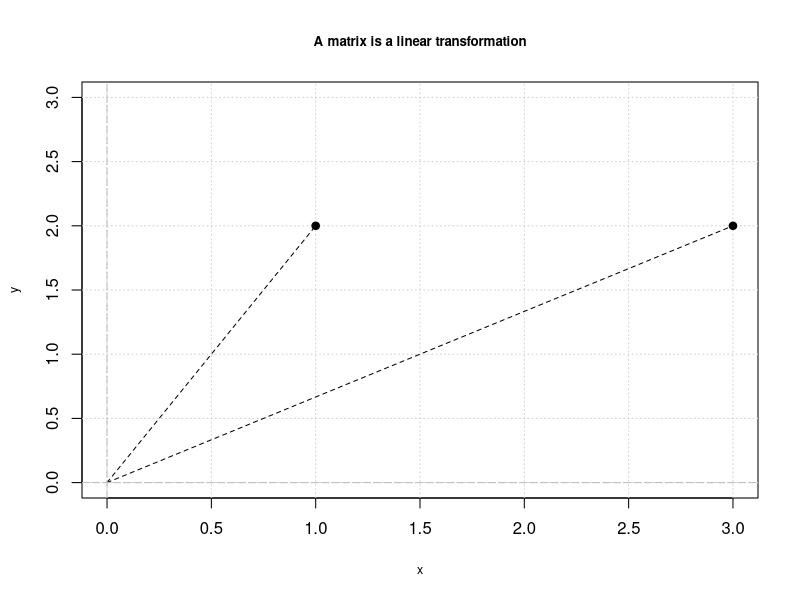
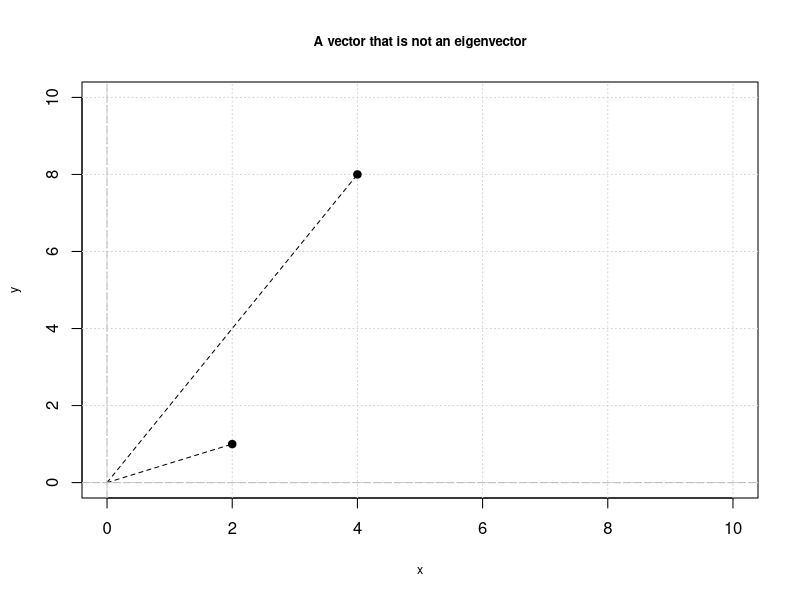
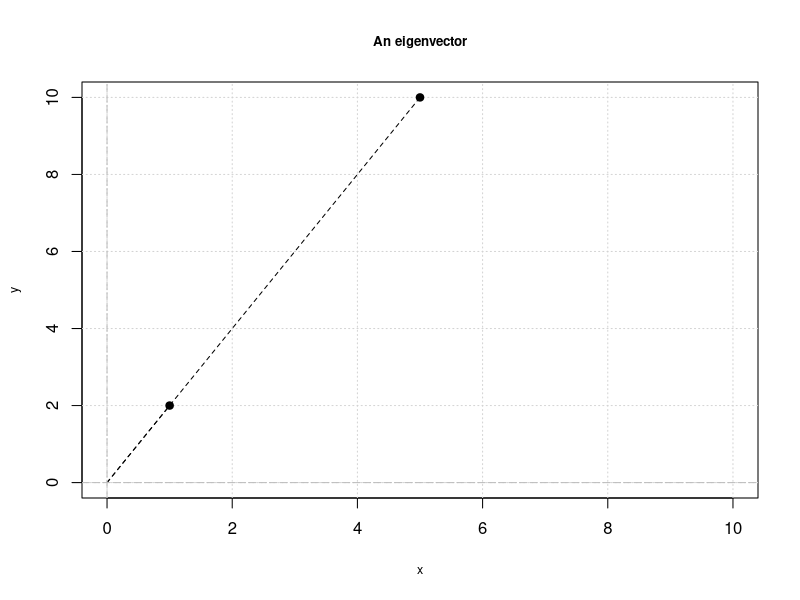

The R script that drew these images, in order:
#Sec. I.2.2.1 - Basic terminology
elem <- c(-1, 0.4, -0.5, 0, 3, 2)
A <- matrix(elem, nrow = 2) #create matrix object
A.trans <- t(A) #transpose the matrix

#Sec. I.2.2.2 - Laws of Matrix Algebra
A <- matrix(c(1, 3, 2, 4), nrow = 2) #define square matrix
B <- matrix(c(5, 7, 6, 8), nrow = 2) #define square matrix

C <- A + B #matrix addition
zero.mat <- matrix(c(0, 0, 0, 0), nrow = 2) #define zero matrix

C + zero.mat #should result in C matrix
A + (- A) # should result in zero.mat

A <- matrix(c(0, -1, 1, 2), nrow = 2)
2 * A #multiply the matrix by a scalar

A <- matrix(c(1,2,3), nrow = 3)
B <- matrix(c(-1, 1, 2), nrow = 3)
sum(A * B) #dot product of two non-zero vectors

A <- matrix(c(1, 2, 1), nrow = 3)
B <- matrix(c(-1, 1, -1), nrow = 3)
sum(A * B) #orthogonal vectors

A <- matrix(c(0, 1, 1, 2, -1, 0), nrow = 2)
B <- matrix(c(1, 0 , 2, 0, 0, -1, 2, 1, 0, 1, -1, 2), nrow = 3)
A %*% B #matrix product

A <- matrix(1:9, nrow = 3)
B <- matrix(10:18, nrow = 3)
A %*% B 
B %*% A #non-commutative

x <- 1:9
y <- 10:18
A <- diag(x) #define diagonal matrix
B <- diag (y) #define diagonal matrix
A %*% B
B %*% A #diagonal matrices are commutative 

A <- matrix(1:9, nrow = 3)
B <- diag(10:18, nrow = 3)
t(A %*% B)
t(B) %*% t(A)

#Sec. I.2.2.3 - Singular Matrices
I <- diag(rep(1,4))
A <- matrix(1:16, nrow = 4)
I %*% A
A %*% I

A <- matrix(c(1, -0.25, -0.25, 1), nrow = 2) #define the non-singular matrix
solve(A) #inverse the matrix
solve(A) %*% A #matrix product of inversed matrix and the original produces the identity matrix
A %*% solve(A)

#Sec. I.2.2.4 - Determinants
A <- matrix(c(1, 0, 1, 2, 2, 1, 0, 2, 1, -1, 0, 1, 0, 2, 1, 1), nrow = 4)
det(A) #this is the singular matrix therefore the inverse of matrix A does not exist

#Sec. I.2.2.5 - Matrix Inversion
A <- matrix(c(1, 2, 0, -2, 4, 2, 3, 0, -1), nrow = 3)
det(A) #the determinant of the matrix in not equal to 0, therefore the inverse matrix exists
solve(A) #find the inverse matrix 

#Sec. I.2.2.6 - Solution of Simulaneous Linear Equations
A <- matrix(c(1, 2, 0, -2, 4, 2, 3, 0, -1), nrow = 3)
b <- matrix(c(1, 3, 0), nrow = 3)
solve(A, b) #find the solution

#Sec. I.2.2.7 - Quadratic Forms
mat.vals <- c(1, 2, 0, -2, 4, 2, 3, 0, -1)
A <- matrix(mat.vals, nrow = 3)
x.a <- matrix(c(.5, .3, .2), nrow = 3)
x.b <- matrix(c(1, 0, -1), nrow = 3)
t(x.a) %*% A %*% x.a #calculate the quadratic form
t(x.b) %*% A %*% x.b

#Sec. I.2.2.8 - Definite Matrices
A <- matrix(c(1, 1, -2, 1, 5, -4, 2, -4, 6), nrow = 3)
B <- 0.5 * (A + t(A))
det(B) #principal minor of order 3
#calculate principal minors of order 2
det(B[-1,-1])
det(B[-2,-2])
det(B[-3,-3])
#hence the matrix is positive definite - all the principal minors are positive

#Sec. I.2.3.1 - Matrices as Linear Transformations
#Example 1
x <- c(1,2)
x <- rbind(x,c(3,2))
x
plot(0:3, 0:3, type = "n", main = "A matrix is a linear transformation", 
     xlab = "x", ylab = "y", cex.lab = 0.75, cex.main = 0.8)
grid()
points(x, pch = 19)
arrows(0, 0, 1, 2, length = 0, lty = 2, lwd = 1)
arrows(0, 0, 3, 2, length = 0, lty = 2, lwd = 1)
abline(h = 0, v = 0, col = "grey", lty = 5)
#Example 2
x <- c(2,1)
x <- rbind(x,c(4,8))
plot(0:10, 0:10, type = "n", main = "A vector that is not an eigenvector", 
     xlab = "x", ylab = "y", cex.lab = 0.75, cex.main = 0.8)
grid()
points(x, pch = 19)
arrows(0, 0, 2, 1, length = 0, lty = 2, lwd = 1)
arrows(0, 0, 4, 8, length = 0, lty = 2, lwd = 1)
abline(h = 0, v = 0, col = "grey", lty = 5)
#Example 3
x <- c(1,2)
x <- rbind(x,c(5,10))
plot(0:10, 0:10, type = "n", main = "An eigenvector", 
     xlab = "x", ylab = "y", cex.lab = 0.75, cex.main = 0.8)
grid()
points(x, pch = 19)
arrows(0, 0, 1, 2, length = 0, lty = 2, lwd = 1)
arrows(0, 0, 5, 10, length = 0, lty = 2, lwd = 1)
abline(h = 0, v = 0, col = "grey", lty = 5)

#Sec. I.2.3.5 - Properties of Eigenvalues and Eigenvectors
A <- matrix(c(1, 2, 2, 4), nrow = 2)
eigen(A)

#Sec. I.2.3.6 - Using R ...
corr.mat <- c(1, .5, .2, .5, 1, .3, .2, .3, 1)
A <- matrix(corr.mat, nrow = 3)
eigen(A)

#Sec. I.2.4.1 - Covariance and Correlation Matrices
#V - variance/covariance matrix
#D - volatilities diagonal matrix (measured by standard deviation)
#C - correlation matrix
#V = D * C * D
D <- diag(c(0.2, 0.1, 0.15))
C <- matrix(c(1, 0.8, 0.5, 0.8, 1, 0.3, 0.5, 0.3, 1), nrow = 3)
V <- D %*% C %*% D
V